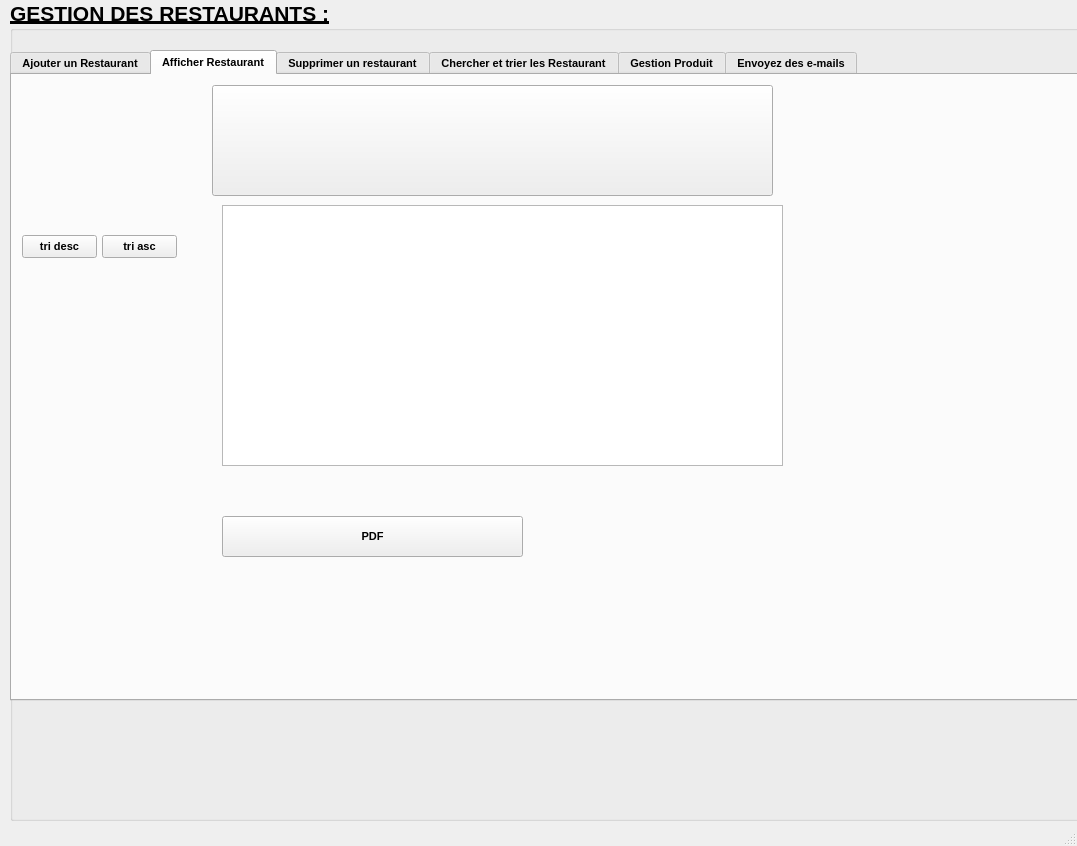
<?xml version="1.0" encoding="UTF-8"?>
<ui version="4.0">
 <class>MainWindow</class>
 <widget class="QMainWindow" name="MainWindow">
  <property name="geometry">
   <rect>
    <x>0</x>
    <y>0</y>
    <width>1077</width>
    <height>846</height>
   </rect>
  </property>
  <property name="windowTitle">
   <string>MainWindow</string>
  </property>
  <widget class="QWidget" name="centralwidget">
   <widget class="QGroupBox" name="titre">
    <property name="geometry">
     <rect>
      <x>10</x>
      <y>0</y>
      <width>1091</width>
      <height>821</height>
     </rect>
    </property>
    <property name="font">
     <font>
      <pointsize>16</pointsize>
      <weight>75</weight>
      <bold>true</bold>
      <underline>true</underline>
     </font>
    </property>
    <property name="title">
     <string>GESTION DES RESTAURANTS :</string>
    </property>
    <widget class="QTabWidget" name="tabWidget_3">
     <property name="geometry">
      <rect>
       <x>0</x>
       <y>50</y>
       <width>1091</width>
       <height>651</height>
      </rect>
     </property>
     <property name="font">
      <font>
       <pointsize>8</pointsize>
       <weight>75</weight>
       <bold>true</bold>
       <underline>false</underline>
      </font>
     </property>
     <property name="styleSheet">
      <string notr="true"/>
     </property>
     <property name="currentIndex">
      <number>1</number>
     </property>
     <widget class="QWidget" name="tab_8">
      <attribute name="title">
       <string>Ajouter un Restaurant</string>
      </attribute>
      <widget class="QLineEdit" name="num">
       <property name="geometry">
        <rect>
         <x>500</x>
         <y>120</y>
         <width>211</width>
         <height>22</height>
        </rect>
       </property>
      </widget>
      <widget class="QPushButton" name="ajouter">
       <property name="geometry">
        <rect>
         <x>420</x>
         <y>330</y>
         <width>131</width>
         <height>28</height>
        </rect>
       </property>
       <property name="text">
        <string>Ajouter</string>
       </property>
      </widget>
      <widget class="QLineEdit" name="nombre">
       <property name="geometry">
        <rect>
         <x>500</x>
         <y>180</y>
         <width>211</width>
         <height>22</height>
        </rect>
       </property>
      </widget>
      <widget class="QPushButton" name="statistiques">
       <property name="geometry">
        <rect>
         <x>280</x>
         <y>330</y>
         <width>101</width>
         <height>31</height>
        </rect>
       </property>
       <property name="text">
        <string>statistiques</string>
       </property>
      </widget>
      <widget class="QLineEdit" name="cin1">
       <property name="geometry">
        <rect>
         <x>500</x>
         <y>210</y>
         <width>211</width>
         <height>22</height>
        </rect>
       </property>
      </widget>
      <widget class="QLabel" name="reference">
       <property name="geometry">
        <rect>
         <x>250</x>
         <y>150</y>
         <width>111</width>
         <height>20</height>
        </rect>
       </property>
       <property name="font">
        <font>
         <pointsize>9</pointsize>
         <weight>75</weight>
         <bold>true</bold>
         <underline>false</underline>
        </font>
       </property>
       <property name="text">
        <string>Type de resto</string>
       </property>
      </widget>
      <widget class="QLineEdit" name="type_r">
       <property name="geometry">
        <rect>
         <x>500</x>
         <y>150</y>
         <width>211</width>
         <height>22</height>
        </rect>
       </property>
      </widget>
      <widget class="QLabel" name="nom_3">
       <property name="geometry">
        <rect>
         <x>250</x>
         <y>210</y>
         <width>55</width>
         <height>16</height>
        </rect>
       </property>
       <property name="font">
        <font>
         <pointsize>9</pointsize>
         <weight>75</weight>
         <bold>true</bold>
         <underline>false</underline>
        </font>
       </property>
       <property name="text">
        <string>Cin </string>
       </property>
      </widget>
      <widget class="QLabel" name="nom">
       <property name="geometry">
        <rect>
         <x>250</x>
         <y>120</y>
         <width>141</width>
         <height>16</height>
        </rect>
       </property>
       <property name="font">
        <font>
         <pointsize>9</pointsize>
         <weight>75</weight>
         <bold>true</bold>
         <underline>false</underline>
        </font>
       </property>
       <property name="text">
        <string>num resto</string>
       </property>
      </widget>
      <widget class="QLabel" name="quantite">
       <property name="geometry">
        <rect>
         <x>250</x>
         <y>180</y>
         <width>201</width>
         <height>20</height>
        </rect>
       </property>
       <property name="font">
        <font>
         <pointsize>9</pointsize>
         <weight>75</weight>
         <bold>true</bold>
         <underline>false</underline>
        </font>
       </property>
       <property name="text">
        <string>Nombre de personels</string>
       </property>
      </widget>
      <widget class="QPushButton" name="modifier_employe_e2">
       <property name="geometry">
        <rect>
         <x>570</x>
         <y>330</y>
         <width>131</width>
         <height>28</height>
        </rect>
       </property>
       <property name="text">
        <string>modifier</string>
       </property>
      </widget>
      <widget class="QPushButton" name="pushButton_16">
       <property name="geometry">
        <rect>
         <x>220</x>
         <y>0</y>
         <width>561</width>
         <height>111</height>
        </rect>
       </property>
       <property name="styleSheet">
        <string notr="true">#pushButton_12{
background-color: transparent;
border-image: url(:/img/Sans titre-1.png);
background: none;
border: none;
background-repeat: none;
}

#ok:pressed{
background-color: transparent;
background: none;
border: none;
background-repeat: none;
}</string>
       </property>
       <property name="text">
        <string/>
       </property>
      </widget>
     </widget>
     <widget class="QWidget" name="tab_10">
      <attribute name="title">
       <string>Afficher Restaurant</string>
      </attribute>
      <widget class="QTableView" name="tabrestaurant_2">
       <property name="geometry">
        <rect>
         <x>210</x>
         <y>130</y>
         <width>561</width>
         <height>261</height>
        </rect>
       </property>
      </widget>
      <widget class="QPushButton" name="pushButton_9">
       <property name="geometry">
        <rect>
         <x>10</x>
         <y>160</y>
         <width>75</width>
         <height>23</height>
        </rect>
       </property>
       <property name="text">
        <string>tri desc</string>
       </property>
      </widget>
      <widget class="QPushButton" name="pushButton_17">
       <property name="geometry">
        <rect>
         <x>90</x>
         <y>160</y>
         <width>75</width>
         <height>23</height>
        </rect>
       </property>
       <property name="text">
        <string>tri asc</string>
       </property>
      </widget>
      <widget class="QPushButton" name="pushButton_19">
       <property name="geometry">
        <rect>
         <x>200</x>
         <y>10</y>
         <width>561</width>
         <height>111</height>
        </rect>
       </property>
       <property name="styleSheet">
        <string notr="true">#pushButton_16{
background-color: transparent;
border-image: url(:/img/Sans titre-1.png);
background: none;
border: none;
background-repeat: none;
}

#ok:pressed{
background-color: transparent;
background: none;
border: none;
background-repeat: none;
}</string>
       </property>
       <property name="text">
        <string/>
       </property>
      </widget>
      <widget class="QPushButton" name="pushButton">
       <property name="geometry">
        <rect>
         <x>210</x>
         <y>441</y>
         <width>301</width>
         <height>41</height>
        </rect>
       </property>
       <property name="text">
        <string>PDF</string>
       </property>
      </widget>
     </widget>
     <widget class="QWidget" name="tab_11">
      <attribute name="title">
       <string>Supprimer un restaurant</string>
      </attribute>
      <widget class="QLabel" name="reference_sup">
       <property name="geometry">
        <rect>
         <x>320</x>
         <y>230</y>
         <width>101</width>
         <height>16</height>
        </rect>
       </property>
       <property name="font">
        <font>
         <pointsize>9</pointsize>
         <weight>75</weight>
         <bold>true</bold>
         <underline>false</underline>
        </font>
       </property>
       <property name="text">
        <string>NUM :</string>
       </property>
      </widget>
      <widget class="QPushButton" name="supprimer">
       <property name="geometry">
        <rect>
         <x>440</x>
         <y>260</y>
         <width>201</width>
         <height>28</height>
        </rect>
       </property>
       <property name="font">
        <font/>
       </property>
       <property name="text">
        <string>Supprimer le restaurant</string>
       </property>
      </widget>
      <widget class="QLineEdit" name="reference_sup_e">
       <property name="geometry">
        <rect>
         <x>440</x>
         <y>230</y>
         <width>201</width>
         <height>22</height>
        </rect>
       </property>
      </widget>
      <widget class="QLabel" name="label_24">
       <property name="geometry">
        <rect>
         <x>320</x>
         <y>200</y>
         <width>431</width>
         <height>16</height>
        </rect>
       </property>
       <property name="font">
        <font>
         <pointsize>9</pointsize>
         <weight>75</weight>
         <bold>true</bold>
         <underline>true</underline>
        </font>
       </property>
       <property name="text">
        <string>Saisir le numero de restaurant à supprimer:</string>
       </property>
      </widget>
      <widget class="QPushButton" name="pushButton_20">
       <property name="geometry">
        <rect>
         <x>160</x>
         <y>50</y>
         <width>631</width>
         <height>101</height>
        </rect>
       </property>
       <property name="styleSheet">
        <string notr="true">#pushButton_14{
background-color: transparent;
border-image: url(:/img/Sans titre-1.png);
background: none;
border: none;
background-repeat: none;
}

#ok:pressed{
background-color: transparent;
background: none;
border: none;
background-repeat: none;
}</string>
       </property>
       <property name="text">
        <string/>
       </property>
      </widget>
     </widget>
     <widget class="QWidget" name="tab_12">
      <attribute name="title">
       <string>Chercher et trier les Restaurant</string>
      </attribute>
      <widget class="QLabel" name="label_25">
       <property name="geometry">
        <rect>
         <x>300</x>
         <y>223</y>
         <width>101</width>
         <height>16</height>
        </rect>
       </property>
       <property name="font">
        <font>
         <pointsize>9</pointsize>
         <weight>75</weight>
         <bold>true</bold>
         <underline>false</underline>
        </font>
       </property>
       <property name="text">
        <string>NUM :</string>
       </property>
      </widget>
      <widget class="QLabel" name="label_26">
       <property name="geometry">
        <rect>
         <x>300</x>
         <y>193</y>
         <width>321</width>
         <height>16</height>
        </rect>
       </property>
       <property name="font">
        <font>
         <pointsize>9</pointsize>
         <weight>75</weight>
         <bold>true</bold>
         <underline>true</underline>
        </font>
       </property>
       <property name="text">
        <string>Saisir le numero de restaurant à chercher:</string>
       </property>
      </widget>
      <widget class="QPushButton" name="trier_employe">
       <property name="geometry">
        <rect>
         <x>260</x>
         <y>290</y>
         <width>401</width>
         <height>31</height>
        </rect>
       </property>
       <property name="font">
        <font/>
       </property>
       <property name="text">
        <string>Trier les Restaurants</string>
       </property>
      </widget>
      <widget class="QTableView" name="afficher_trie">
       <property name="geometry">
        <rect>
         <x>260</x>
         <y>330</y>
         <width>411</width>
         <height>221</height>
        </rect>
       </property>
      </widget>
      <widget class="QLineEdit" name="chercher_r">
       <property name="geometry">
        <rect>
         <x>420</x>
         <y>223</y>
         <width>201</width>
         <height>22</height>
        </rect>
       </property>
      </widget>
      <widget class="QPushButton" name="pushButton_21">
       <property name="geometry">
        <rect>
         <x>260</x>
         <y>253</y>
         <width>401</width>
         <height>31</height>
        </rect>
       </property>
       <property name="text">
        <string>chercher</string>
       </property>
      </widget>
      <widget class="QPushButton" name="pushButton_25">
       <property name="geometry">
        <rect>
         <x>142</x>
         <y>47</y>
         <width>641</width>
         <height>121</height>
        </rect>
       </property>
       <property name="styleSheet">
        <string notr="true">#pushButton_11{
background-color: transparent;
border-image: url(:/img/Sans titre-1.png);
background: none;
border: none;
background-repeat: none;
}

#ok:pressed{
background-color: transparent;
background: none;
border: none;
background-repeat: none;
}</string>
       </property>
       <property name="text">
        <string/>
       </property>
      </widget>
     </widget>
     <widget class="QWidget" name="tab_7">
      <attribute name="title">
       <string>Gestion Produit</string>
      </attribute>
      <widget class="QLabel" name="nom_2">
       <property name="geometry">
        <rect>
         <x>520</x>
         <y>150</y>
         <width>55</width>
         <height>16</height>
        </rect>
       </property>
       <property name="font">
        <font>
         <pointsize>9</pointsize>
         <weight>75</weight>
         <bold>true</bold>
         <underline>false</underline>
        </font>
       </property>
       <property name="text">
        <string>Nom Produit</string>
       </property>
      </widget>
      <widget class="QPushButton" name="pushButton_26">
       <property name="geometry">
        <rect>
         <x>700</x>
         <y>340</y>
         <width>75</width>
         <height>23</height>
        </rect>
       </property>
       <property name="text">
        <string>Modifier</string>
       </property>
      </widget>
      <widget class="QLabel" name="nom_4">
       <property name="geometry">
        <rect>
         <x>520</x>
         <y>180</y>
         <width>121</width>
         <height>16</height>
        </rect>
       </property>
       <property name="font">
        <font>
         <pointsize>9</pointsize>
         <weight>75</weight>
         <bold>true</bold>
         <underline>false</underline>
        </font>
       </property>
       <property name="text">
        <string>Date d'esxpiration</string>
       </property>
      </widget>
      <widget class="QPushButton" name="pushButton_28">
       <property name="geometry">
        <rect>
         <x>620</x>
         <y>340</y>
         <width>75</width>
         <height>23</height>
        </rect>
       </property>
       <property name="text">
        <string>Ajouter</string>
       </property>
      </widget>
      <widget class="QLabel" name="reference_5">
       <property name="geometry">
        <rect>
         <x>520</x>
         <y>270</y>
         <width>111</width>
         <height>20</height>
        </rect>
       </property>
       <property name="font">
        <font>
         <pointsize>9</pointsize>
         <weight>75</weight>
         <bold>true</bold>
         <underline>false</underline>
        </font>
       </property>
       <property name="text">
        <string>Num Resto</string>
       </property>
      </widget>
      <widget class="QLineEdit" name="quantite_2">
       <property name="geometry">
        <rect>
         <x>650</x>
         <y>240</y>
         <width>211</width>
         <height>22</height>
        </rect>
       </property>
      </widget>
      <widget class="QLabel" name="reference_3">
       <property name="geometry">
        <rect>
         <x>520</x>
         <y>240</y>
         <width>111</width>
         <height>20</height>
        </rect>
       </property>
       <property name="font">
        <font>
         <pointsize>9</pointsize>
         <weight>75</weight>
         <bold>true</bold>
         <underline>false</underline>
        </font>
       </property>
       <property name="text">
        <string>Quantite</string>
       </property>
      </widget>
      <widget class="QPushButton" name="supprimer_paie">
       <property name="geometry">
        <rect>
         <x>830</x>
         <y>480</y>
         <width>75</width>
         <height>31</height>
        </rect>
       </property>
       <property name="text">
        <string>Supprimer</string>
       </property>
      </widget>
      <widget class="QLabel" name="reference_4">
       <property name="geometry">
        <rect>
         <x>520</x>
         <y>210</y>
         <width>111</width>
         <height>20</height>
        </rect>
       </property>
       <property name="font">
        <font>
         <pointsize>9</pointsize>
         <weight>75</weight>
         <bold>true</bold>
         <underline>false</underline>
        </font>
       </property>
       <property name="text">
        <string>Type du Produit</string>
       </property>
      </widget>
      <widget class="QLineEdit" name="nom_p">
       <property name="geometry">
        <rect>
         <x>650</x>
         <y>150</y>
         <width>211</width>
         <height>22</height>
        </rect>
       </property>
      </widget>
      <widget class="QLineEdit" name="type_p">
       <property name="geometry">
        <rect>
         <x>650</x>
         <y>210</y>
         <width>211</width>
         <height>22</height>
        </rect>
       </property>
      </widget>
      <widget class="QLineEdit" name="date_exp">
       <property name="geometry">
        <rect>
         <x>650</x>
         <y>180</y>
         <width>211</width>
         <height>22</height>
        </rect>
       </property>
      </widget>
      <widget class="QLineEdit" name="id_paie_e">
       <property name="geometry">
        <rect>
         <x>700</x>
         <y>430</y>
         <width>211</width>
         <height>31</height>
        </rect>
       </property>
      </widget>
      <widget class="QTableView" name="tab_produit">
       <property name="geometry">
        <rect>
         <x>40</x>
         <y>200</y>
         <width>411</width>
         <height>341</height>
        </rect>
       </property>
      </widget>
      <widget class="QLineEdit" name="num_re">
       <property name="geometry">
        <rect>
         <x>650</x>
         <y>270</y>
         <width>211</width>
         <height>22</height>
        </rect>
       </property>
      </widget>
      <widget class="QPushButton" name="pushButton_29">
       <property name="geometry">
        <rect>
         <x>160</x>
         <y>160</y>
         <width>75</width>
         <height>23</height>
        </rect>
       </property>
       <property name="text">
        <string>tri desc</string>
       </property>
      </widget>
      <widget class="QPushButton" name="pushButton_30">
       <property name="geometry">
        <rect>
         <x>240</x>
         <y>160</y>
         <width>75</width>
         <height>23</height>
        </rect>
       </property>
       <property name="text">
        <string>tri asc</string>
       </property>
      </widget>
      <widget class="QPushButton" name="pushButton_31">
       <property name="geometry">
        <rect>
         <x>110</x>
         <y>10</y>
         <width>701</width>
         <height>131</height>
        </rect>
       </property>
       <property name="styleSheet">
        <string notr="true">#pushButton_15{
background-color: transparent;
border-image: url(:/img/Sans titre-1.png);
background: none;
border: none;
background-repeat: none;
}

#ok:pressed{
background-color: transparent;
background: none;
border: none;
background-repeat: none;
}</string>
       </property>
       <property name="text">
        <string/>
       </property>
      </widget>
      <widget class="QLabel" name="reference_6">
       <property name="geometry">
        <rect>
         <x>530</x>
         <y>440</y>
         <width>161</width>
         <height>20</height>
        </rect>
       </property>
       <property name="font">
        <font>
         <pointsize>9</pointsize>
         <weight>75</weight>
         <bold>true</bold>
         <underline>false</underline>
        </font>
       </property>
       <property name="text">
        <string>Num Produit a Supprimer</string>
       </property>
      </widget>
      <widget class="QLabel" name="reference_7">
       <property name="geometry">
        <rect>
         <x>520</x>
         <y>300</y>
         <width>111</width>
         <height>20</height>
        </rect>
       </property>
       <property name="font">
        <font>
         <pointsize>9</pointsize>
         <weight>75</weight>
         <bold>true</bold>
         <underline>false</underline>
        </font>
       </property>
       <property name="text">
        <string>Num produit</string>
       </property>
      </widget>
      <widget class="QLineEdit" name="num_p">
       <property name="geometry">
        <rect>
         <x>650</x>
         <y>300</y>
         <width>211</width>
         <height>22</height>
        </rect>
       </property>
      </widget>
      <zorder>pushButton_26</zorder>
      <zorder>pushButton_28</zorder>
      <zorder>pushButton_29</zorder>
      <zorder>pushButton_30</zorder>
      <zorder>pushButton_31</zorder>
      <zorder>nom_2</zorder>
      <zorder>nom_4</zorder>
      <zorder>reference_5</zorder>
      <zorder>quantite_2</zorder>
      <zorder>reference_3</zorder>
      <zorder>supprimer_paie</zorder>
      <zorder>reference_4</zorder>
      <zorder>nom_p</zorder>
      <zorder>type_p</zorder>
      <zorder>date_exp</zorder>
      <zorder>id_paie_e</zorder>
      <zorder>tab_produit</zorder>
      <zorder>num_re</zorder>
      <zorder>reference_6</zorder>
      <zorder>reference_7</zorder>
      <zorder>num_p</zorder>
     </widget>
     <widget class="QWidget" name="tab_14">
      <attribute name="title">
       <string>Envoyez des e-mails</string>
      </attribute>
      <widget class="QLabel" name="label_27">
       <property name="geometry">
        <rect>
         <x>100</x>
         <y>200</y>
         <width>61</width>
         <height>16</height>
        </rect>
       </property>
       <property name="text">
        <string>&lt;html&gt;&lt;head/&gt;&lt;body&gt;&lt;p&gt;&lt;span style=&quot; color:#c3683a;&quot;&gt;Réclamation&lt;/span&gt;&lt;/p&gt;&lt;/body&gt;&lt;/html&gt;</string>
       </property>
      </widget>
      <widget class="QLabel" name="label_28">
       <property name="geometry">
        <rect>
         <x>100</x>
         <y>80</y>
         <width>61</width>
         <height>16</height>
        </rect>
       </property>
       <property name="text">
        <string>&lt;html&gt;&lt;head/&gt;&lt;body&gt;&lt;p&gt;&lt;span style=&quot; color:#c3683a;&quot;&gt;Mail&lt;/span&gt;&lt;/p&gt;&lt;/body&gt;&lt;/html&gt;</string>
       </property>
      </widget>
      <widget class="QPushButton" name="sendBtn_2">
       <property name="geometry">
        <rect>
         <x>560</x>
         <y>430</y>
         <width>75</width>
         <height>23</height>
        </rect>
       </property>
       <property name="text">
        <string>Envoyer</string>
       </property>
      </widget>
      <widget class="QLineEdit" name="subject_2">
       <property name="geometry">
        <rect>
         <x>170</x>
         <y>170</y>
         <width>631</width>
         <height>20</height>
        </rect>
       </property>
      </widget>
      <widget class="QLabel" name="label_29">
       <property name="geometry">
        <rect>
         <x>100</x>
         <y>170</y>
         <width>47</width>
         <height>13</height>
        </rect>
       </property>
       <property name="text">
        <string>&lt;html&gt;&lt;head/&gt;&lt;body&gt;&lt;p&gt;&lt;span style=&quot; color:#c3683a;&quot;&gt;Sujet&lt;/span&gt;&lt;/p&gt;&lt;/body&gt;&lt;/html&gt;</string>
       </property>
      </widget>
      <widget class="QLabel" name="label_30">
       <property name="geometry">
        <rect>
         <x>100</x>
         <y>110</y>
         <width>61</width>
         <height>16</height>
        </rect>
       </property>
       <property name="text">
        <string>&lt;html&gt;&lt;head/&gt;&lt;body&gt;&lt;p&gt;&lt;span style=&quot; color:#c3683a;&quot;&gt;Password:&lt;/span&gt;&lt;/p&gt;&lt;/body&gt;&lt;/html&gt;</string>
       </property>
      </widget>
      <widget class="QLabel" name="label_31">
       <property name="geometry">
        <rect>
         <x>100</x>
         <y>50</y>
         <width>71</width>
         <height>16</height>
        </rect>
       </property>
       <property name="text">
        <string>&lt;html&gt;&lt;head/&gt;&lt;body&gt;&lt;p&gt;&lt;span style=&quot; color:#c3683a;&quot;&gt;Server port:&lt;/span&gt;&lt;/p&gt;&lt;/body&gt;&lt;/html&gt;</string>
       </property>
      </widget>
      <widget class="QLineEdit" name="rcpt_2">
       <property name="geometry">
        <rect>
         <x>170</x>
         <y>140</y>
         <width>631</width>
         <height>20</height>
        </rect>
       </property>
       <property name="text">
        <string>administrateur_biblio@gmail.com</string>
       </property>
      </widget>
      <widget class="QLineEdit" name="port_2">
       <property name="geometry">
        <rect>
         <x>170</x>
         <y>50</y>
         <width>631</width>
         <height>20</height>
        </rect>
       </property>
       <property name="text">
        <string>465</string>
       </property>
      </widget>
      <widget class="QLineEdit" name="uname_2">
       <property name="geometry">
        <rect>
         <x>170</x>
         <y>80</y>
         <width>631</width>
         <height>20</height>
        </rect>
       </property>
      </widget>
      <widget class="QLabel" name="label_32">
       <property name="geometry">
        <rect>
         <x>100</x>
         <y>140</y>
         <width>71</width>
         <height>16</height>
        </rect>
       </property>
       <property name="text">
        <string>&lt;html&gt;&lt;head/&gt;&lt;body&gt;&lt;p&gt;&lt;span style=&quot; color:#c3683a;&quot;&gt;Destinataire&lt;/span&gt;&lt;/p&gt;&lt;/body&gt;&lt;/html&gt;</string>
       </property>
      </widget>
      <widget class="QPushButton" name="exitBtn_2">
       <property name="geometry">
        <rect>
         <x>670</x>
         <y>430</y>
         <width>75</width>
         <height>23</height>
        </rect>
       </property>
       <property name="text">
        <string>Quitter</string>
       </property>
      </widget>
      <widget class="QLineEdit" name="server_2">
       <property name="geometry">
        <rect>
         <x>170</x>
         <y>20</y>
         <width>631</width>
         <height>20</height>
        </rect>
       </property>
       <property name="text">
        <string>smtp.gmail.com</string>
       </property>
      </widget>
      <widget class="QLabel" name="label_33">
       <property name="geometry">
        <rect>
         <x>100</x>
         <y>20</y>
         <width>61</width>
         <height>16</height>
        </rect>
       </property>
       <property name="text">
        <string>&lt;html&gt;&lt;head/&gt;&lt;body&gt;&lt;p&gt;&lt;span style=&quot; color:#c3683a;&quot;&gt;Smtp-server:&lt;/span&gt;&lt;/p&gt;&lt;/body&gt;&lt;/html&gt;</string>
       </property>
      </widget>
      <widget class="QPlainTextEdit" name="msg_2">
       <property name="geometry">
        <rect>
         <x>170</x>
         <y>200</y>
         <width>631</width>
         <height>211</height>
        </rect>
       </property>
       <property name="plainText">
        <string/>
       </property>
      </widget>
      <widget class="QLineEdit" name="paswd_2">
       <property name="geometry">
        <rect>
         <x>170</x>
         <y>110</y>
         <width>631</width>
         <height>20</height>
        </rect>
       </property>
       <property name="echoMode">
        <enum>QLineEdit::Password</enum>
       </property>
      </widget>
     </widget>
    </widget>
   </widget>
  </widget>
  <widget class="QMenuBar" name="menubar">
   <property name="geometry">
    <rect>
     <x>0</x>
     <y>0</y>
     <width>1077</width>
     <height>21</height>
    </rect>
   </property>
  </widget>
  <widget class="QStatusBar" name="statusbar"/>
 </widget>
 <resources/>
 <connections/>
</ui>
